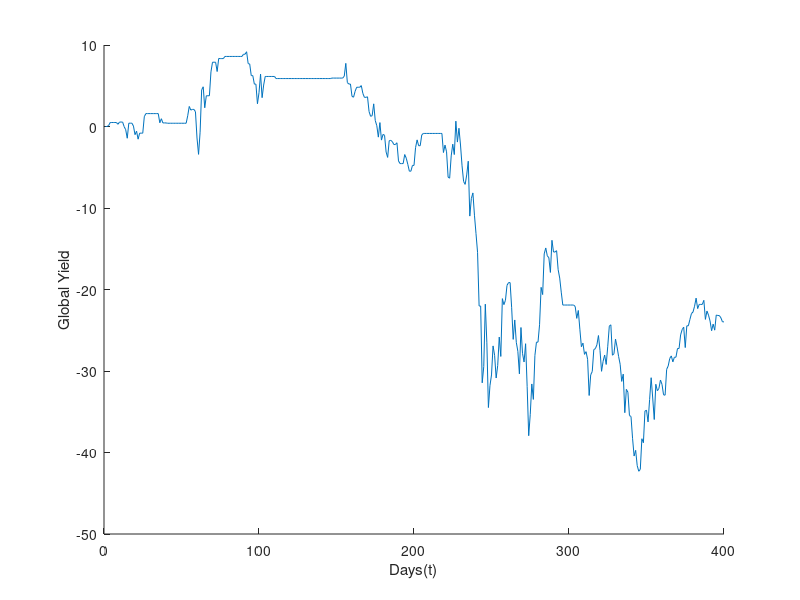

Write the MATLAB code that produced this figure.
% Linear Regression with multiple variables

clear all; close all; clc

% Training Set
ts = 800;     
% Sample Set
ss = 400;     % out of sample
% startFrom
startFrom = 50;

% Loading CSV data of SPY
% X1 col 6   => SPY Volume(t)
% X2 col 7   => SPY Yield(t-1)
% X3 col 8   => SPY SMA(50) close(t)
% Y  col 10  => SPY Yield(t)

fprintf('Loading data ...\n');
data = csvread('hdata2.csv');
X = data(startFrom:ts, 6:8);
y = data(startFrom:ts, 9);
m = length(y);
% Add intercept term to X
X = [ones(m, 1) X];


% Normalizing
%fprintf('Normalizing Features ...\n');
%mu = mean(X);
%sigma = std(X);
%X_norm = studentize(X);
%X = X_norm;

% Solution with Normal Equation
fprintf('Solving with Normal Equation ...\n');
theta = pinv(X'*X) * X' * y;
theta

% Prediction on new data
time    = data((ts+1):(ts+ss) , 1);
newdata = data((ts+1):(ts+ss) , 6:8);
realYield = data((ts+1):(ts+ss), 9);
pX = [ones(length(realYield),1) newdata];

% predicted values
pred = pX * theta;
fprintf("Predicted Yield = %f   vs Real Yield = %f \n",pred,realYield);

%
%short = zeros(ss,1);
%short_yield = zeros(ss,1);
%long  = zeros(ss,1);
%long_yield = zeros(ss,1);
%for i = 1:ss
	%if (pred(i)>0) & (realYield(i)>0) 
%	 long(i) = 1;	 
	 %long_yield(i)=realYield(i);
	%end
	%if (pred(i)<0) & (realYield(i)<0) 
%	 short(i) = -1;
	 %short_yield(i)=realYield(i);
	%end;	
%endfor

global_equity = zeros(ss,1);
for j = 2:ss
    if abs(pred(j))>0.002
		global_equity(j) = global_equity(j-1) + realYield(j);
	else
		global_equity(j) = global_equity(j-1);
	end;
endfor


figure;
hold on;
plot(global_equity);
ylabel('Global Yield');
xlabel('Days(t)');
%hold off;


